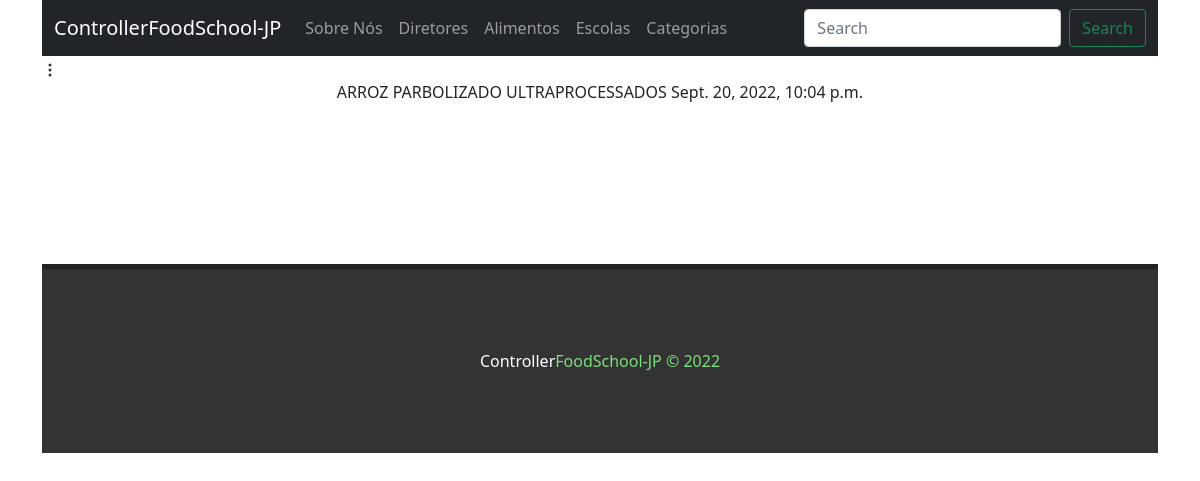
The page /show/2 on the database its author committed.
### food/models.py (models this page shows, shortened)
class Food(models.Model):
   name = models.CharField(max_length=255)
   validity = models.DateField()
   quantity = models.IntegerField(null=True)
   weight = models.FloatField(null = True)
   category = models.ForeignKey(Category, on_delete=models.CASCADE)
   created_at = models.DateTimeField(auto_now_add=True)
   updated_at = models.DateTimeField(auto_now=True)

### category/models.py (models this page shows)
class Category(models.Model):
    name = models.CharField(max_length=255)
    created_at = models.DateTimeField(auto_now_add=True)
    updated_at = models.DateTimeField(auto_now=True)
    def __str__(self):
        return self.name

### food/views.py (the view)
# urls.py: path('show/<int:id>', views.show, name='show category'),
def show(request, id):
    food = Food.objects.get(id= id)
    return render( request, 'food/show.html', {'food': food})

### food/templates/food/show.html (shortened to what this page needs)
{% extends 'base.html' %}
{% block content %}
<div class="content">
    {{food.name}}
    {{food.category}}
    {{food.created_at}}
</div>
{% endblock %}

### about/static/styles/style.css (style rules this page uses)
.content { display: flex; align-items: center; justify-content: center; }

### rows shown on the page
Food: name "ARROZ PARBOLIZADO", category "ULTRAPROCESSADOS", created_at "Sept. 20, 2022, 10:04 p.m."
